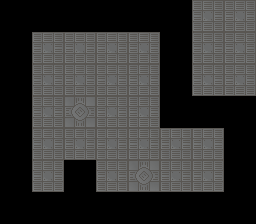

Rendered tile map (Tiled .tmx) drawn with the repository's tilesets; below, a short description and the full map source, tile grids included:
An orthogonal 8x7 tile map with 32x32 px tiles, 2 tile layers (Background, Black Blocks), 4 tilesets and 40 objects (37x block, 2x item, playerStart).

<map version="1.4" tiledversion="1.4.2" orientation="orthogonal" renderorder="right-down" width="8" height="7" tilewidth="32" tileheight="32" infinite="0" nextlayerid="6" nextobjectid="66">
 <tileset firstgid="1" source="Flooring.tsx" />
 <tileset firstgid="64" source="Rocks.tsx" />
 <tileset firstgid="832" source="Executives.tsx" />
 <tileset firstgid="835" source="Character.tsx" />
 <layer id="1" name="Background" width="8" height="7" locked="1">
  <data encoding="csv">
0,0,0,0,0,0,0,0,
0,9,9,9,9,0,0,0,
0,9,9,9,9,0,0,0,
0,9,36,9,9,0,0,0,
0,9,9,9,9,9,9,0,
0,9,0,9,36,9,9,0,
0,0,0,0,0,0,0,0
</data>
 </layer>
 <layer id="5" name="Black Blocks" width="8" height="7" locked="1" tintcolor="#000000">
  <data encoding="csv">
0,0,0,0,0,0,9,9,
0,0,0,0,0,0,9,9,
0,0,0,0,0,0,9,9,
0,0,0,0,0,0,0,0,
0,0,0,0,0,0,0,0,
0,0,0,0,0,0,0,0,
0,0,0,0,0,0,0,0
</data>
 </layer>
 <objectgroup id="2" name="Object Layer">
  <object id="8" name="Rock" type="block" gid="313" x="32.8189" y="158.52" width="32" height="32" />
  <object id="25" name="Executive" type="item" gid="832" x="96.4183" y="60.4444" width="32" height="32" />
  <object id="27" name="Executive" type="item" gid="832" x="191.843" y="157.83" width="32" height="32" />
  <object id="28" name="Rock" type="block" gid="313" x="63.845" y="125.84" width="32" height="32" />
  <object id="29" name="Rock" type="block" gid="313" x="96.2176" y="125.84" width="32" height="32" />
  <object id="30" name="Rock" type="block" gid="313" x="128.244" y="93.8138" width="32" height="32" />
  <object id="31" name="Rock" type="block" gid="313" x="128.205" y="62.4413" width="32" height="32" />
  <object id="32" name="Rock" type="block" gid="313" x="63.5379" y="63.0948" width="32" height="32" />
  <object id="33" name="Rock" type="block" gid="313" x="32.1653" y="92.853" width="32" height="32" />
  <object id="34" name="Rock" type="block" gid="313" x="128.59" y="157.212" width="32" height="32" />
  <object id="35" name="Rock" type="block" gid="313" x="128.244" y="188.585" width="32" height="32" />
  <object id="36" name="Rock" type="block" gid="313" x="192.989" y="190.239" width="32" height="32" />
  <object id="37" name="Character" type="playerStart" gid="837" x="30.1538" y="127.111" width="32" height="32" />
  <object id="38" name="wallHorizontal" type="block" gid="2" x="96" y="32" width="32" height="32" />
  <object id="39" name="wallHorizontal" type="block" gid="2" x="64" y="32" width="32" height="32" />
  <object id="40" name="wallHorizontal" type="block" gid="2" x="128" y="32" width="32" height="32" />
  <object id="41" name="wallHorizontal" type="block" gid="2" x="32" y="32" width="32" height="32" />
  <object id="42" name="wallHorizontal" type="block" gid="2" x="32" y="224" width="32" height="32" />
  <object id="43" name="wallHorizontal" type="block" gid="2" x="96" y="224" width="32" height="32" />
  <object id="44" name="wallHorizontal" type="block" gid="2" x="128" y="224" width="32" height="32" />
  <object id="45" name="wallHorizontal" type="block" gid="2" x="160" y="224" width="32" height="32" />
  <object id="46" name="wallHorizontal" type="block" gid="2" x="192" y="224" width="32" height="32" />
  <object id="47" name="wallHorizontal" type="block" gid="2" x="192" y="128" width="32" height="32" />
  <object id="48" name="wallVertical" type="block" gid="8" x="224" y="160" width="32" height="32" />
  <object id="49" name="wallVertical" type="block" gid="8" x="224" y="192" width="32" height="32" />
  <object id="50" name="wallVertical" type="block" gid="8" x="160" y="96" width="32" height="32" />
  <object id="51" name="wallVertical" type="block" gid="8" x="160" y="64" width="32" height="32" />
  <object id="52" name="wallVertical" type="block" gid="8" x="0" y="64" width="32" height="32" />
  <object id="53" name="wallVertical" type="block" gid="8" x="0" y="96" width="32" height="32" />
  <object id="54" name="wallVertical" type="block" gid="8" x="0" y="128" width="32" height="32" />
  <object id="55" name="wallVertical" type="block" gid="8" x="0" y="160" width="32" height="32" />
  <object id="56" name="wallVertical" type="block" gid="8" x="0" y="192" width="32" height="32" />
  <object id="57" name="wallVertical" type="block" gid="8" x="64" y="192" width="32" height="32" />
  <object id="58" name="connectorAll" type="block" gid="10" x="64" y="224" width="32" height="32" />
  <object id="59" name="cornerTR" type="block" gid="6" x="160" y="32" width="32" height="32" />
  <object id="60" name="cornerTL" type="block" gid="22" x="0" y="32" width="32" height="32" />
  <object id="62" name="cornerBL" type="block" gid="13" x="0" y="224" width="32" height="32" />
  <object id="63" name="cornerBL" type="block" gid="13" x="160" y="128" width="32" height="32" />
  <object id="64" name="cornerBR" type="block" gid="11" x="224" y="224" width="32" height="32" />
  <object id="65" name="cornerTR" type="block" gid="6" x="224" y="128" width="32" height="32" />
 </objectgroup>
</map>
